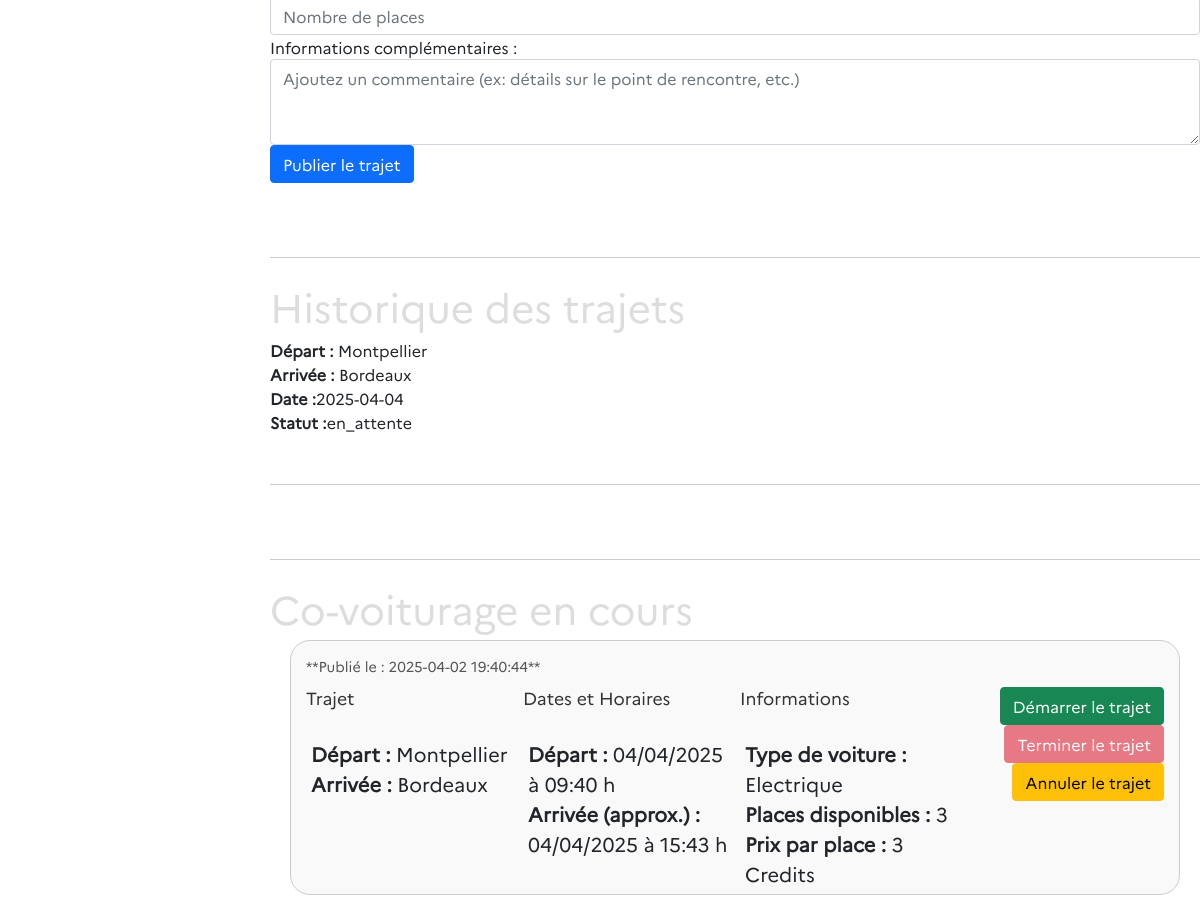
/pages/account.php (signed in, lower part), run on an earlier commit of the app's database.
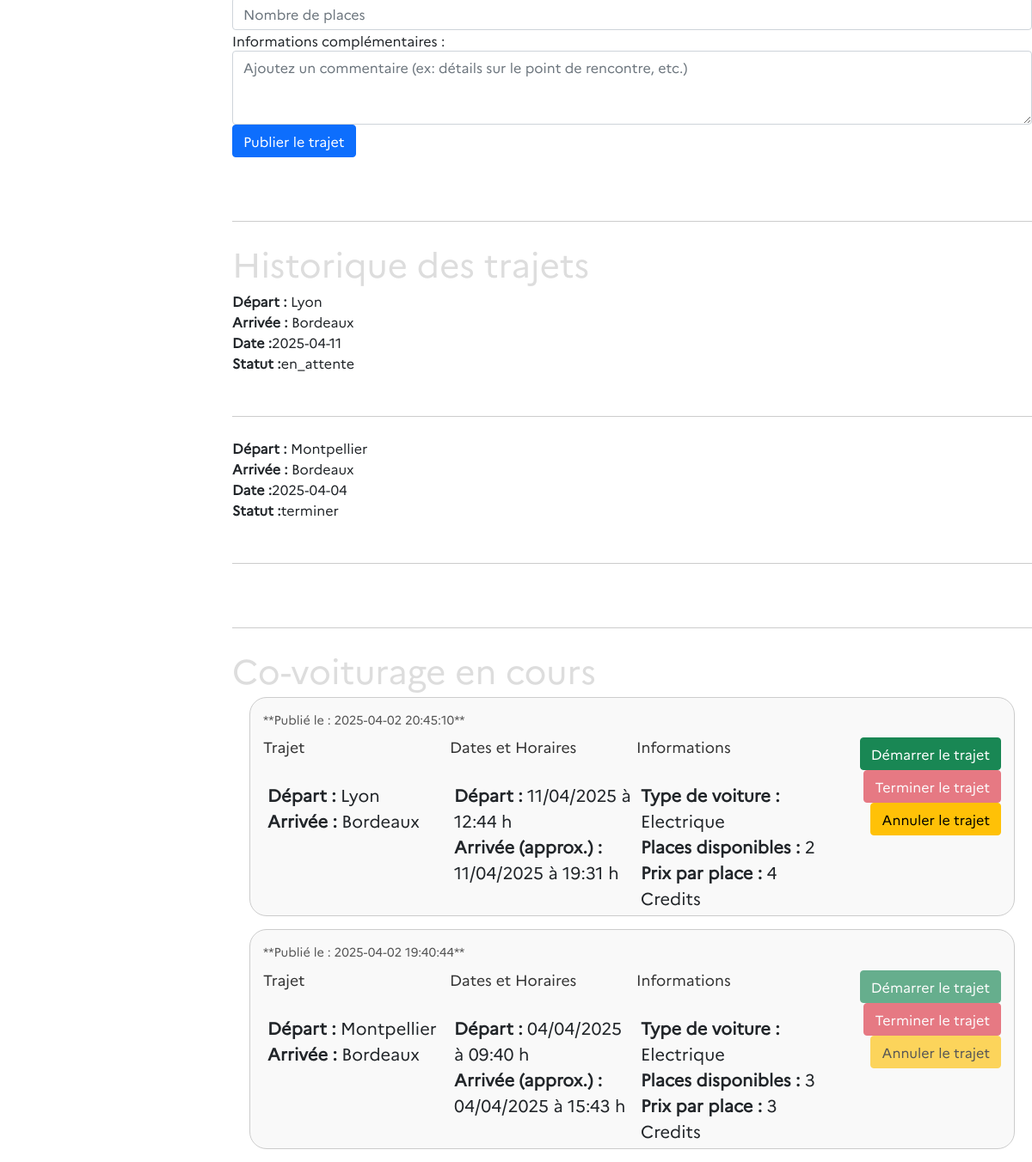
And on a later commit of the database.
### tables this page shows
CREATE TABLE "covoiturages" (
	"covoiturage_id"	INTEGER,
	"date_depart"	TEXT,
	"heure_depart"	TEXT,
	"lieu_depart"	TEXT,
	"date_arrivee"	TEXT,
	"heure_arrivee"	TEXT,
	"prix_personne"	INTEGER,
	"user_id"	INTEGER,
	"created_at"	TEXT,
	"lieu_arrivee"	TEXT,
	"nb_place"	INTEGER,
	"voiture_id"	INTEGER,
	"evaluation"	INTEGER,
	"commentaire"	TEXT,
	"statut"	TEXT DEFAULT 'en_attente',
	PRIMARY KEY("covoiturage_id" AUTOINCREMENT),
	FOREIGN KEY("user_id") REFERENCES "utilisateurs"("user_id")
);

CREATE TABLE "voitures" (
	"voiture_id"	INTEGER,
	"modele"	TEXT,
	"immatriculation"	TEXT UNIQUE,
	"energie"	TEXT,
	"couleur"	TEXT,
	"date_premiere_immatriculation"	TEXT,
	"user_id"	INTEGER,
	PRIMARY KEY("voiture_id" AUTOINCREMENT)
);

### pages/account.php (the view, shortened to what this page needs)
<?php
$pdo = new PDO("sqlite:/Users/macosdev/Documents/GitHub/ecoRide-DrissBenkirane/ecorideDatabase.db");
$pdo->setAttribute(PDO::ATTR_ERRMODE, PDO::ERRMODE_EXCEPTION);
$userInfos = [];
if (isset($_SESSION['loggedin']) && $_SESSION['loggedin'] === true && isset($_SESSION['user_id'])) {
    $userId = $_SESSION['user_id'];
    try {
        $stmt = $pdo->prepare("SELECT * FROM utilisateurs WHERE user_id = :id");
        $stmt->bindParam(':id', $userId);
        $stmt->execute();
        $userInfos = $stmt->fetchAll(PDO::FETCH_OBJ);
    } catch (PDOException $e) {
        echo "Erreur de base de données : " . $e->getMessage();
    }
    try {
        $stmt = $pdo->prepare('SELECT * FROM voitures WHERE user_id = :id');
        $stmt->bindParam(':id', $userId);
        $stmt->execute();
        $voitureInfos = $stmt->fetchAll(PDO::FETCH_OBJ);
    } catch (PDOException $e) {
        $error = "vous n'avez pas de voiture enregistrée";
    }
    try {
        $stmt = $pdo->prepare("SELECT *, v.modele AS voiture_modele,
                v.couleur AS voiture_couleur,
                v.immatriculation AS voiture_immatriculation,
                v.energie AS voiture_energie
            FROM covoiturages c
            INNER JOIN voitures v ON c.voiture_id = v.voiture_id
            WHERE c.user_id = :user_id
            ORDER BY c.created_at DESC");
        $stmt->bindParam(':user_id', $userId);
        $stmt->execute();
        $covoituragesEnCours = $stmt->fetchAll(PDO::FETCH_OBJ);
    } catch (PDOException $e) {
        $error = "Erreur lors de la récupération des covoiturages en cours : " . $e->getMessage();
    }
} else {
    header("Location: http://localhost:4000/pages/login.php");
    exit();
}
require_once '/Users/macosdev/Documents/GitHub/ecoRide-DrissBenkirane/elements/header.php';
?>
<link rel="stylesheet" href="styles/account.css">
<div style="display: flex;">
    <div style="flex-grow: 1;">
        <div class="profil">
            <?php if (!empty($userInfos)): ?>
                <?php foreach ($userInfos as $userInfo): ?>
                    <div class="profil-info" id="">
                            <?php endforeach; ?>
                        <?php else: ?>
                            <p>Aucune information utilisateur trouvée.</p>
                        <?php endif; ?>
                    </div>
                    <div class="publier-trajet" id="section2">
                        <div class="publier-trajet-details">
                            <form action="" method="post">
                                <div class="form-group">
                                    <input type="number" class="form-control" name="nb_place" id="places"
                                        placeholder="Nombre de places" min="1" required>
                                </div>
                                <div class="form-group">
                                    <label for="commentaire">Informations complémentaires :</label>
                                    <textarea class="form-control" name="commentaire" id="commentaire" rows="3"
                                        placeholder="Ajoutez un commentaire (ex: détails sur le point de rencontre, etc.)"></textarea>
                                </div>
                                <div class="publier-trajet-actions">
                                    <button type="submit" class="btn btn-primary publier-trajet-btn" name="publier_trajet"
                                        <?php if (empty($voitureInfos)) echo 'disabled'; ?>>
                                        Publier le trajet
                                    </button>
                                </div>
                            </form>
                        </div>
                    </div></br>
                    <div class="ligne-horizontale"></div></br>
                    <h1 id="section4">Historique des trajets</h1>
                    <?php if (!empty($covoituragesEnCours)) : ?>
                        <?php foreach ($covoituragesEnCours as $covoiturage): ?>
                            <strong>Départ :</strong> <?= htmlspecialchars($covoiturage->lieu_depart) ?>
                            <br>
                            <strong>Arrivée :</strong> <?= htmlspecialchars($covoiturage->lieu_arrivee) ?>
                            <br>
                            <strong>Date :</strong><?= htmlspecialchars($covoiturage->date_depart) ?>
                            <strong>Statut :</strong><?= htmlspecialchars($covoiturage->statut) ?>
                            <br>
                            <div class="ligne-horizontale"></div></br>
                        <?php endforeach; ?>
                    <?php else : ?>
                        <p>Vous n'avez pas de covoiturage en cours.</p>
                    <?php endif; ?>
                    <div class="ligne-horizontale"></div></br>
                    <h1 id="section5">Co-voiturage en cours</h1>
                    <?php if (!empty($covoituragesEnCours)) : ?>
                        <?php foreach ($covoituragesEnCours as $covoiturage): ?>
                            <div class="publication-cadre">
                                <div class="publication-header">
                                    <div class="utilisateur-info">
                                        <span class="date-creation">**Publié le :
                                            <?= htmlspecialchars($covoiturage->created_at) ?>**</span>
                                    </div>
                                </div>
                                <div class="publication-details">
                                    <div class="trajet">
                                        <h3>Trajet</h3>
                                        <p>
                                            <strong>Départ :</strong> <?= htmlspecialchars($covoiturage->lieu_depart) ?>
                                            <br>
                                            <strong>Arrivée :</strong> <?= htmlspecialchars($covoiturage->lieu_arrivee) ?>
                                        </p>
                                    </div>
                                    <div class="dates">
                                        <h3>Dates et Horaires</h3>
                                        <p>
                                            <strong>Départ :</strong>
                                            <?= htmlspecialchars(date('d/m/Y', strtotime($covoiturage->date_depart))) ?> à
                                            <?= htmlspecialchars(date('H:i', strtotime($covoiturage->heure_depart))) ?> h
                                            <br>
                                            <strong>Arrivée (approx.) :</strong>
                                            <?= htmlspecialchars(date('d/m/Y', strtotime($covoiturage->date_arrivee))) ?> à
                                            <?= htmlspecialchars(date('H:i', strtotime($covoiturage->heure_arrivee))) ?> h
                                        </p>
                                    </div>
                                    <div class="informations">
                                        <h3>Informations</h3>
                                        <p>
                                            <strong>Type de voiture :</strong> <?= htmlspecialchars($covoiturage->energie) ?>
                                            <br>
                                            <strong>Places disponibles :</strong> <?= htmlspecialchars($covoiturage->nb_place) ?>
                                            <br>
                                            <strong>Prix par place :</strong> <?= htmlspecialchars($covoiturage->prix_personne) ?>
                                            Credits
                                        </p>
                                    </div>
                                    <div class="publication-actions">
                                        <form method="post">
                                            <button type="submit" name="demarrer_trajet" class="btn btn-success"
                                                <?= ($covoiturage->statut !== 'en_attente') ? 'disabled' : '' ?>>
                                                Démarrer le trajet
                                            </button>
                                            <button type="submit" name="terminer_trajet" class="btn btn-danger"
                                                <?= ($covoiturage->statut !== 'en_cours') ? 'disabled' : '' ?>>
                                                Terminer le trajet
                                            </button>
                                            <button type="submit" name="annuler_trajet" class="btn btn-warning"
                                                <?= ($covoiturage->statut !== 'en_attente') ? 'disabled' : '' ?>>
                                                Annuler le trajet
                                            </button>
                                        </form>
                                    </div>
                                </div>
                            </div>
                        <?php endforeach; ?>
                    <?php else : ?>
                        <p>Vous n'avez pas de covoiturage en cours.</p>
                    <?php endif; ?>
        </div>
        </body>
        </html>

### elements/header.php (shortened to what this page needs)
<!DOCTYPE html>
<html lang="en">
<head>
    <link rel="stylesheet" href="../styles/font.css">
    <link rel="stylesheet" href="../styles/covoiturage.css">
    <link rel="stylesheet" href="../styles/home.css">
    <link rel="stylesheet" href="../styles/header.css">
    <link rel="stylesheet" href="../styles/research.css">
    <link rel="stylesheet" href="../styles/footer.css">
    <link href="https://cdn.jsdelivr.net/npm/bootstrap@5.0.0/dist/css/bootstrap.min.css" rel="stylesheet">
</head>

### styles/covoiturage.css (style rules this page uses)
* { font-family: 'Marianne'; }
p { font-size: 20px; position: relative; left: 5px; top: 25px; }
.ligne-horizontale { border-bottom: 1px solid #ccc; width: 100%; margin-top: 50px; }
.publication-cadre { border: 1px solid #ccc; padding: 15px; margin-bottom: 15px; border-radius: 20px; background-color: #f9f9f9; margin-right: 20px; margin-left: 20px; }
.publication-header { display: flex; justify-content: space-between; margin-bottom: 10px; font-size: 0.9em; color: #555; }
.publication-details { display: grid; grid-template-columns: repeat(auto-fit, minmax(200px, 1fr)); gap: 10px; }
.trajet h3, .dates h3, .informations h3 { margin-top: 0; margin-bottom: 5px; font-size: 1.1em; color: #333; }
.publication-actions { text-align: right; }

### styles/home.css (style rules this page uses)
* { font-family: 'Marianne'; }
textarea { width: 100%; border-radius: 10px; }

### styles/header.css (style rules this page uses)
* { font-family: 'Marianne'; }

### styles/research.css (style rules this page uses)
h1 { color: #ddd; }

### styles/footer.css (style rules this page uses)
html { position: relative; min-height: 100%; }

What changed in the data, as far as the page shows it:
added covoiturages: lieu_depart "Lyon", lieu_arrivee "Bordeaux", date_depart "2025-04-11", statut "en_attente", created_at "2025-04-02 20:45:10", date_depart "11/04/2025", heure_depart "12:44", date_arrivee "11/04/2025", heure_arrivee "19:31", voiture.energie "Electrique", nb_place "2", prix_personne "4"
changed covoiturages "Montpellier": statut "en_attente" → "terminer"
